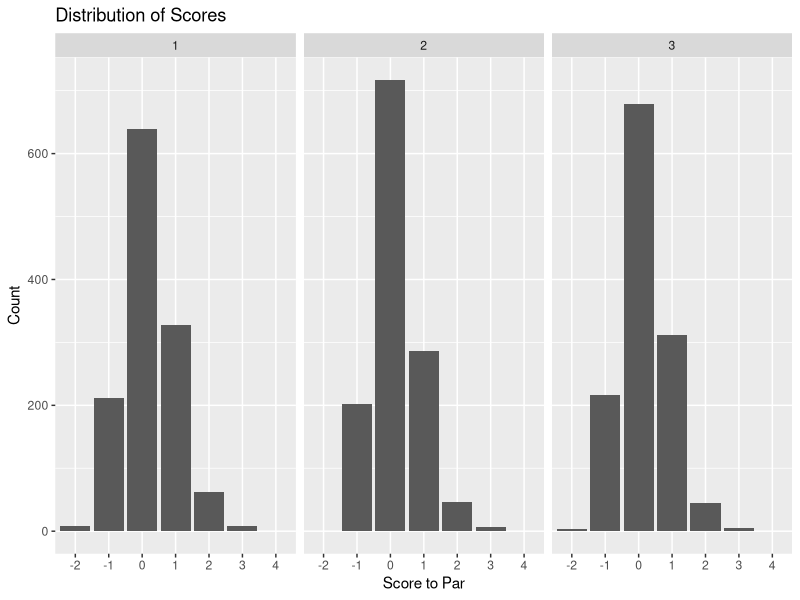
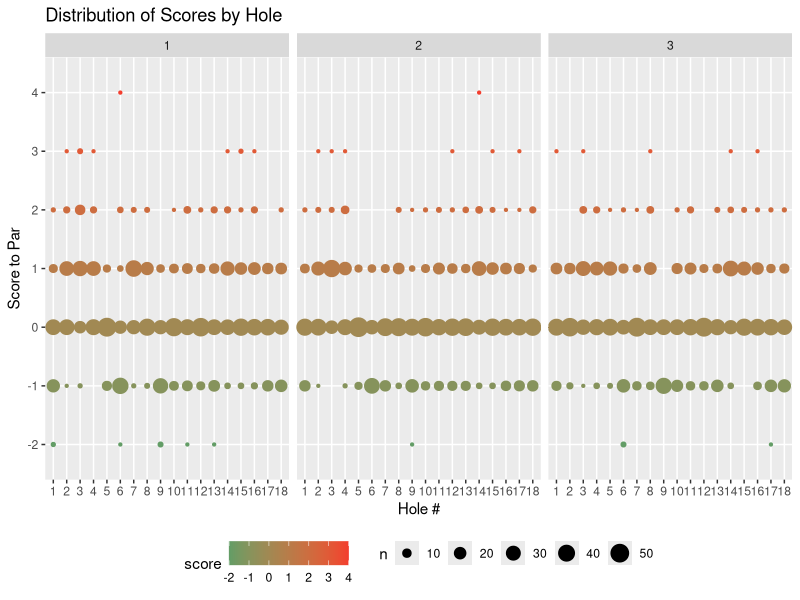
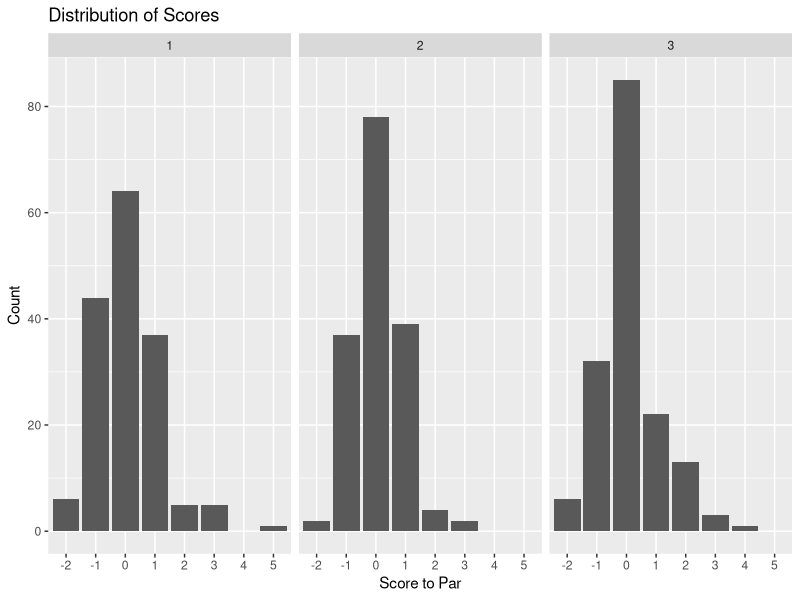
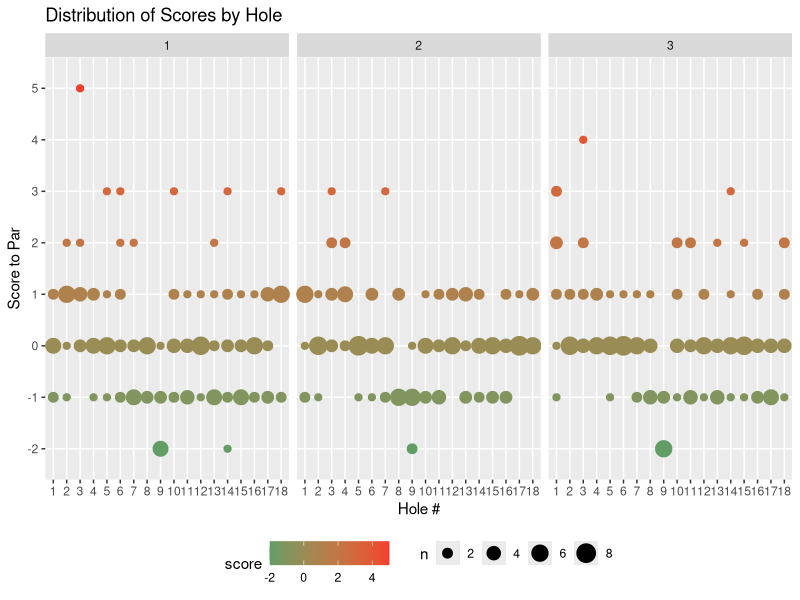
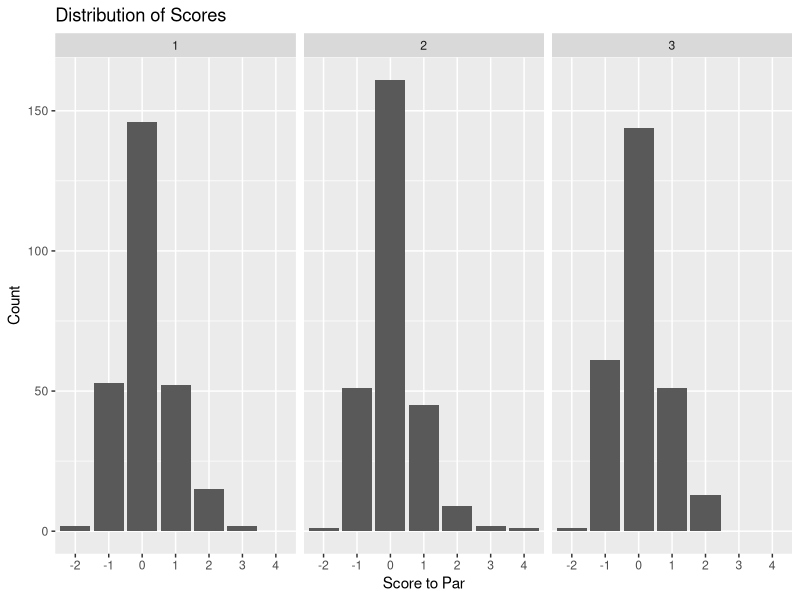
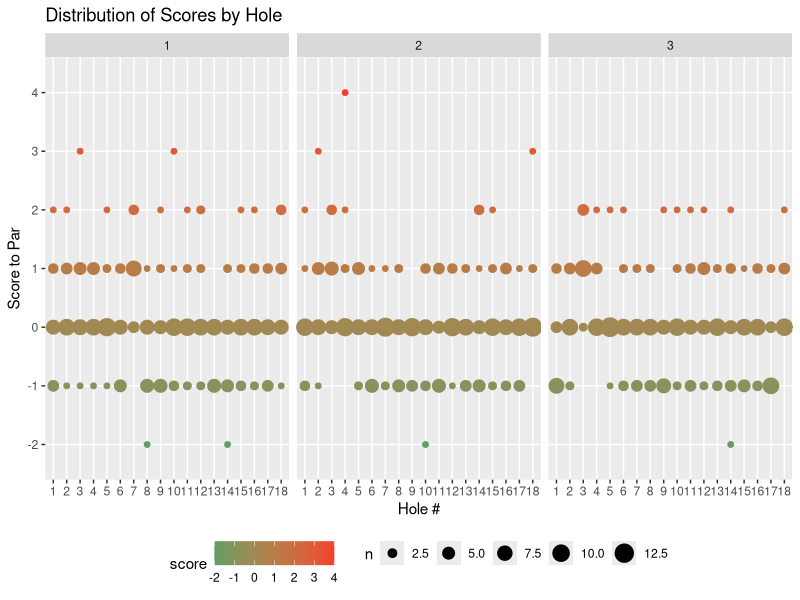

Write R code to recreate these figures, in order.
## ---- chunk 1
knitr::opts_chunk$set(echo = F)
knitr::opts_chunk$set(warning = F)
knitr::opts_chunk$set(out.width = '100%')
library(tidyverse)
library(knitr)
library(kableExtra)

# Read data
scores_men <- read_csv("../../rdata/footgolf/nationals/nationals_scores_men.csv", col_types = c("ciiiiii"), col_names = T)
scores_women <- read_csv("../../rdata/footgolf/nationals/nationals_scores_women.csv", col_types = c("ciiiii"), col_names = T)
scores_seniors <- read_csv("../../rdata/footgolf/nationals/nationals_scores_seniors.csv", col_types = c("ciiiii"), col_names = T)

scoring_table <- function(df, rd) {
    df %>% 
        filter(round == rd) %>%
          group_by(round, hole, par) %>% 
          summarize(avg.score = format(round(mean(strokes), 3), nsmall = 3), 
                    better = sum(score < -2), 
                    eagles = sum(score == -2), 
                    birdies = sum(score == -1), 
                    pars = sum(score == 0), 
                    bogeys = sum(score == 1), 
                    doubles = sum(score == 2), 
                    worse = sum(score > 2), 
                    par.avg = cell_spec(format(round(mean(score), 3), nsmall = 3), 
                                        color = ifelse(format(round(mean(score), 3), nsmall = 3) > 0, "red", "green"))) %>%
    kable(escape = F, format = 'html') %>%
    kable_styling(bootstrap_options = c("striped", "hover", "condensed", "responsive"))
}
## ---- chunk 2
scoring_table(scores_men, 1)
scoring_table(scores_men, 2)
scoring_table(scores_men, 3)
## ---- chunk 3


# Plot Scores
ggplot(scores_men, aes(factor(score))) + 
    geom_bar() +
    facet_grid(. ~ round) +
    labs(x = "Score to Par", y = "Count") +
    ggtitle("Distribution of Scores")
    
## ---- chunk 4
ggplot(scores_men, aes(x=factor(hole), y=factor(score))) + 
    geom_count(aes(color=score)) + 
    facet_grid(. ~ round) +
    scale_size_area() + 
    scale_color_gradient(low = '#639D66', high = '#F33E2E') + 
    labs(x = "Hole #", y = "Score to Par") +
    ggtitle("Distribution of Scores by Hole") + 
    theme(legend.position="bottom", legend.direction="horizontal")
## ---- chunk 5
scoring_table(scores_women, 1)
scoring_table(scores_women, 2)
scoring_table(scores_women, 3)

# Plot Scores
ggplot(scores_women, aes(factor(score))) + 
    geom_bar() +
    facet_grid(. ~ round) +
    labs(x = "Score to Par", y = "Count") +
    ggtitle("Distribution of Scores")
    
## ---- chunk 6
ggplot(scores_women, aes(x=factor(hole), y=factor(score))) + 
    geom_count(aes(color=score)) + 
    facet_grid(. ~ round) +
    scale_size_area() + 
    scale_color_gradient(low = '#639D66', high = '#F33E2E') + 
    labs(x = "Hole #", y = "Score to Par") +
    ggtitle("Distribution of Scores by Hole") + 
    theme(legend.position="bottom", legend.direction="horizontal")
## ---- chunk 7
scoring_table(scores_seniors, 1)
scoring_table(scores_seniors, 2)
scoring_table(scores_seniors, 3)

# Plot Scores
ggplot(scores_seniors, aes(factor(score))) + 
    geom_bar() +
    facet_grid(. ~ round) +
    labs(x = "Score to Par", y = "Count") +
    ggtitle("Distribution of Scores")
    
## ---- chunk 8
ggplot(scores_seniors, aes(x=factor(hole), y=factor(score))) + 
    geom_count(aes(color=score)) + 
    facet_grid(. ~ round) +
    scale_size_area() + 
    scale_color_gradient(low = '#639D66', high = '#F33E2E') + 
    labs(x = "Hole #", y = "Score to Par") +
    ggtitle("Distribution of Scores by Hole") + 
    theme(legend.position="bottom", legend.direction="horizontal")
